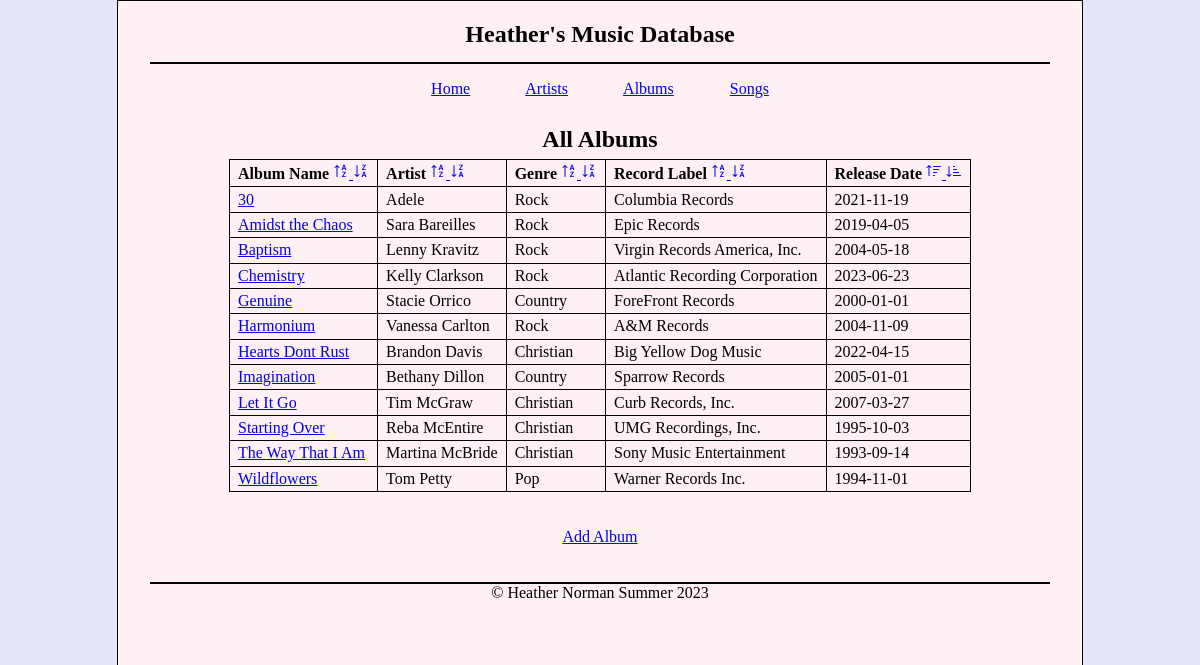
The page /albums/allalbums.php on the database its author committed.
### tables this page shows
CREATE TABLE albums ( 
	album_id INT NOT NULL PRIMARY KEY AUTO_INCREMENT , 
	albumname VARCHAR(50) NOT NULL , 
	artist_id INT NOT NULL , 
	recordlabel VARCHAR(50) NOT NULL , 
	genre_id INT NOT NULL , 
	releasedate DATE NOT NULL , 
	notablefact TEXT NULL,
  FOREIGN KEY (artist_id) REFERENCES artists(artist_id),
	FOREIGN KEY (genre_id) REFERENCES genres(genre_id)
 );

CREATE TABLE artists ( 
	artist_id INT NOT NULL PRIMARY KEY AUTO_INCREMENT , 
	stagename VARCHAR(50) NULL , 
	birthname VARCHAR(50) NOT NULL , 
	DOB DATE NOT NULL , 
	hometown VARCHAR(50) NULL , 
	DOD DATE NULL , 
	funfact TEXT NOT NULL 
);

CREATE TABLE genres ( 
	genre_id INT NOT NULL PRIMARY KEY  AUTO_INCREMENT , 
	genre VARCHAR(50) NOT NULL
);

### albums/allalbums.php (the view, shortened to what this page needs)
<?php
require '../database.php';
function get_all_albums()
{
    global $connection;
    $album_query = 'SELECT albums.album_id, albumname, artists.artist_id, genres.genre_id, recordlabel, releasedate,notablefact, stagename, genre
                        FROM albums
                            JOIN artists ON albums.artist_id = artists.artist_id
                            JOIN genres ON albums.genre_id = genres.genre_id';
    if(isset($_GET['sort']) && isset($_GET['by'])){
        $sort = $_GET['sort'];
        $by = $_GET['by'];
        $album_query .= " ORDER BY $by $sort";
    }
    else{
        $album_query .= ' ORDER BY albumname';
    }
    $statement = $connection->prepare($album_query);
    $statement->execute();
    $albums = $statement->fetchAll(PDO::FETCH_OBJ);
    return $albums;
}
$albums = get_all_albums();
?>
<head>
    <link rel="stylesheet" type="text/css" href="../main.css">
</head>
    <center>
        <header>
            <h1>
                <font color=black>Heather's Music Database
            </h1>
        </header>
    </center>
    <div id="main">
        <center>
            <p>
        <a href="../index.php">Home</a>
        <a href="../artists/allartists.php">Artists</a>
        <a href="../albums/allalbums.php">Albums</a>
        <a href="../songs/allsongs.php">Songs</a>
            </p>
        </center>
    </div>
<div class="body">
    <h1 class="table_header"><font color=black><center>All Albums</h1></center></font>
    <center><table>
    <table>
        <thead>
            <tr>
  <th>Album Name <a class = "icons" href="allalbums.php?sort=asc&by=albumname"> </a><a class = "icons" href="allalbums.php?sort=desc&by=albumname"></a></th>
  <th>Artist <a class = "icons" href="allalbums.php?sort=asc&by=stagename"> </a><a class = "icons" href="allalbums.php?sort=desc&by=stagename"></a></th>
  <th>Genre <a class = "icons" href="allalbums.php?sort=asc&by=genre">
</a><a class = "icons" href="allalbums.php?sort=desc&by=genre"></a></th>
  <th>Record Label <a class = "icons" href="allalbums.php?sort=asc&by=recordlabel"> </a><a class = "icons" href="allalbums.php?sort=desc&by=recordlabel"></a></th>
  <th>Release Date <a class = "icons" href="allalbums.php?sort=asc&by=releasedate">
    </a><a class = "icons" href="allalbums.php?sort=desc&by=releasedate">
</a></th>
            </tr>
        </thead>
<tbody>
    <?php foreach ($albums as $album) : ?>
        <tr class="text-center">
            <td>
                <a href="../albums/album_details.php?album_id=<?= $album->album_id; ?>">
                    <?= $album->albumname; ?>
                </a>
            </td>
            <td><?= $album->stagename; ?></td>
            <td><?= $album->genre; ?></td>
            <td><?= $album->recordlabel; ?></td>
            <td><?= $album->releasedate; ?></td>
        </tr>
    <?php endforeach; ?>
</tbody>
        </table><br><br>
         <a href="/HEATHERNEW/albums/add_album.php">Add Album</a>
        </div>
    <footer>
        <center>&copy; Heather Norman Summer 2023 </center>
        <br><br>
    </footer>

### main.css (style rules this page uses)
header { border-bottom: 2px solid black; padding: .5em 0; }
h1 { color: white; }
footer { clear: both; border-top: 2px solid black; }
h1 { font-size: 150%; margin: 0; padding: .5em 0 .25em; }
h1, h2 { color: rgb(208, 133, 4); }
table { border: 1px solid #000000; border-collapse: collapse; max-width: 100%; }
td, th { border: 1px solid #000000; padding: .2em .5em .2em .5em; vertical-align: top; text-align: left; }

### rows shown on the page
albums: albumname "30", artist.stagename "Adele", genre.genre "Rock", recordlabel "Columbia Records", releasedate "2021-11-19"
albums: albumname "Amidst the Chaos", artist.stagename "Sara Bareilles", genre.genre "Rock", recordlabel "Epic Records", releasedate "2019-04-05"
albums: albumname "Baptism", artist.stagename "Lenny Kravitz", genre.genre "Rock", recordlabel "Virgin Records America, Inc.", releasedate "2004-05-18"
albums: albumname "Chemistry", artist.stagename "Kelly Clarkson", genre.genre "Rock", recordlabel "Atlantic Recording Corporation", releasedate "2023-06-23"
albums: albumname "Genuine", artist.stagename "Stacie Orrico", genre.genre "Country", recordlabel "ForeFront Records", releasedate "2000-01-01"
albums: albumname "Harmonium", artist.stagename "Vanessa Carlton", genre.genre "Rock", recordlabel "A&M Records", releasedate "2004-11-09"
albums: albumname "Hearts Dont Rust", artist.stagename "Brandon Davis", genre.genre "Christian", recordlabel "Big Yellow Dog Music", releasedate "2022-04-15"
albums: albumname "Imagination", artist.stagename "Bethany Dillon", genre.genre "Country", recordlabel "Sparrow Records", releasedate "2005-01-01"
albums: albumname "Let It Go", artist.stagename "Tim McGraw", genre.genre "Christian", recordlabel "Curb Records, Inc.", releasedate "2007-03-27"
albums: albumname "Starting Over", artist.stagename "Reba McEntire", genre.genre "Christian", recordlabel "UMG Recordings, Inc.", releasedate "1995-10-03"
albums: albumname "The Way That I Am", artist.stagename "Martina McBride", genre.genre "Christian", recordlabel "Sony Music Entertainment", releasedate "1993-09-14"
albums: albumname "Wildflowers", artist.stagename "Tom Petty", genre.genre "Pop", recordlabel "Warner Records Inc.", releasedate "1994-11-01"
